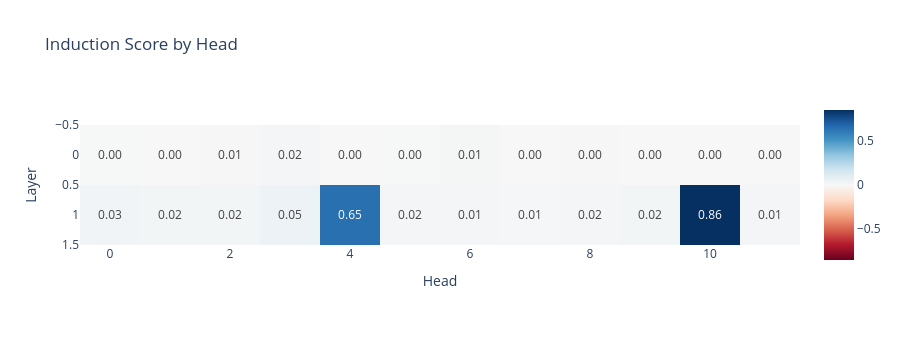

Notebook code cell kept with this figure:
### Markdown cell above
### Exercise - calculate induction scores with hooks

> ```yaml
> Difficulty: 🔴🔴🔴⚪⚪
> Importance: 🔵🔵🔵🔵⚪
> 
> You shouldn't spend more than 15-20 minutes on this exercise.
> This is our first exercise with hooks, which are an absolutely vital TransformerLens tool. Use the hints if you're stuck.
> ```

To start with, we'll look at how hooks can be used to get the same results as from the previous section (where we ran our induction head detector functions on the values in the cache).

Most of the code has already been provided for you below; the only thing you need to do is **implement the `induction_score_hook` function**. As mentioned, this function takes two arguments: the activation value (which in this case will be our attention pattern) and the hook object (which gives us some useful methods and attributes that we can access in the function, e.g. `hook.layer()` to return the layer, or `hook.name` to return the name, which is the same as the name in the cache).

Your function should do the following:

* Calculate the induction score for the attention pattern `pattern`, using the same methodology as you used in the previous section when you wrote your induction head detectors.
    * Note that this time, the batch dimension is greater than 1, so you should compute the average attention score over the batch dimension.
    * Also note that you are computing the induction score for all heads at once, rather than one at a time. You might find the arguments `dim1` and `dim2` of the `torch.diagonal` function useful.
* Write this score to the tensor `induction_score_store`, which is a global variable that we've provided for you. The `[i, j]`th element of this tensor should be the induction score for the `j`th head in the `i`th layer.

### Code cell
seq_len = 50
batch_size = 10
rep_tokens_10 = generate_repeated_tokens(model, seq_len, batch_size)

# We make a tensor to store the induction score for each head.
# We put it on the model's device to avoid needing to move things between the GPU and CPU,
# which can be slow.
induction_score_store = t.zeros((model.cfg.n_layers, model.cfg.n_heads), device=model.cfg.device)


def induction_score_hook(pattern: Float[Tensor, "batch head_index dest_pos source_pos"], hook: HookPoint):
    """
    Calculates the induction score, and stores it in the [layer, head] position of the
    `induction_score_store` tensor.

    """
    head_list = []
    print(f"pattern: {pattern}")

    mean = t.diagonal(pattern, offset=-(seq_len-1), dim2=-1, dim1=-2).mean(dim=-1)
    print(f"mean: {mean}")
    mean_batch = mean.mean(dim=0)
    layer = hook.layer()
    induction_score_store[layer, :] = mean_batch
    # lower_diagonal = t.triu(pattern, diagonal=-(seq_len-1)) - t.triu(pattern, diagonal=-(seq_len-2))




# We make a boolean filter on activation names, that's true only on attention pattern names
pattern_hook_names_filter = lambda name: name.endswith("pattern")

# Run with hooks (this is where we write to the `induction_score_store` tensor`)
model.run_with_hooks(
    rep_tokens_10,
    return_type=None,  # For efficiency, we don't need to calculate the logits
    fwd_hooks=[(pattern_hook_names_filter, induction_score_hook)],
)

# Plot the induction scores for each head in each layer
imshow(
    induction_score_store,
    labels={"x": "Head", "y": "Layer"},
    title="Induction Score by Head",
    text_auto=".2f",
    width=900,
    height=350,
)

### Figure 1 — Plotly figure (JSON) as saved in the notebook; plotly's stock layout.template omitted (floating-point values rounded to 4 significant figures)
{"data": [{"coloraxis": "coloraxis", "hovertemplate": "Head: %{x}<br>Layer: %{y}<br>color: %{z}<extra></extra>", "name": "0", "texttemplate": "%{z:.2f}", "type": "heatmap", "xaxis": "x", "yaxis": "y", "z": [[0.002933, 0.0008399, 0.005225, 0.01721, 0.0004274, 0.004394, 0.01278, 2.402e-09, 0.004964, 0.0002176, 0.0004273, 0.0005973], [0.02682, 0.02227, 0.02034, 0.05094, 0.6456, 0.01789, 0.01477, 0.009487, 0.02008, 0.0208, 0.8569, 0.01461]]}], "layout": {"coloraxis": {"autocolorscale": false, "cmid": 0, "colorscale": [[0, "rgb(103,0,31)"], [0.1, "rgb(178,24,43)"], [0.2, "rgb(214,96,77)"], [0.3, "rgb(244,165,130)"], [0.4, "rgb(253,219,199)"], [0.5, "rgb(247,247,247)"], [0.6, "rgb(209,229,240)"], [0.7, "rgb(146,197,222)"], [0.8, "rgb(67,147,195)"], [0.9, "rgb(33,102,172)"], [1, "rgb(5,48,97)"]]}, "height": 350, "title": {"text": "Induction Score by Head"}, "width": 900, "xaxis": {"anchor": "y", "constrain": "domain", "domain": [0, 1], "scaleanchor": "y", "title": {"text": "Head"}}, "yaxis": {"anchor": "x", "autorange": "reversed", "constrain": "domain", "domain": [0, 1], "title": {"text": "Layer"}}}}
